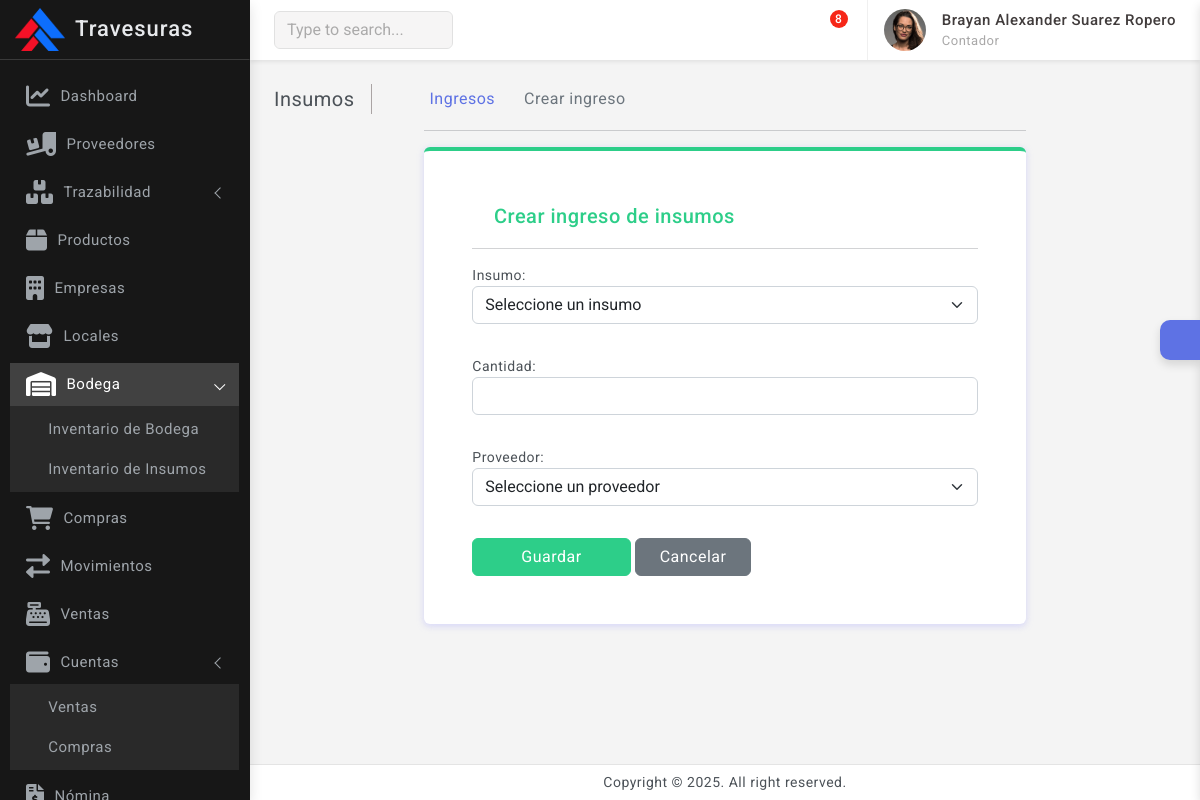
The page /bodega/insumos/ingreso/nuevo/ (signed in) on the database its author committed.
### empresas/models.py (models this page shows, shortened)
class Empresa(models.Model):
    razon_social            = models.CharField(max_length=100)
    nit                     = models.CharField(max_length=20, unique=True)
    telefono                = models.CharField(max_length=20, unique=True)
    correo                  = models.EmailField(max_length=100, unique=True)
    logo                    = models.ImageField(upload_to='empresas', blank=False, null=False)

### usuarios/models.py (models this page shows, shortened)
class PerfilUsuario(models.Model):
    usuario                             = models.OneToOneField(Usuario, on_delete=models.CASCADE)
    nombre                              = models.CharField(max_length=50)
    apellido                            = models.CharField(max_length=50)
    documento                           = models.IntegerField(unique=True)
    telefono                            = models.IntegerField(unique=True)
    cargo                               = models.ForeignKey(Cargo, on_delete=models.CASCADE, related_name="Cargo")
    def full_name(self):
        return f'{self.nombre} {self.apellido}'

class Cargo(models.Model):
    nombre  = models.CharField(max_length=50, unique=True)
    area    = models.ForeignKey(Area, on_delete=models.CASCADE, related_name="Area_relacionada")
    def __str__(self):
        return self.nombre

### bodega/views.py (the view)
# urls.py: path('insumos/ingreso/nuevo/', views.agregar_ingreso_insumo, name='agregar_ingreso_insumo'),
@login_required
@transaction.atomic
def agregar_ingreso_insumo(request):
    if request.method == 'POST':
        form = IngresoInsumoForm(request.POST)
        if form.is_valid():
            ingreso = form.save(commit=False)
            ingreso.user_responsable = request.user.perfilusuario
            ingreso.save()  # Guardamos el ingreso
            insumo = ingreso.insumo
            cantidad = ingreso.cantidad
            DetalleIngresoInsumo.objects.create(
                ingreso=ingreso,
                insumo=insumo,
                cantidad=cantidad
            )
            insumo.stock_actual += cantidad
            insumo.save()
            return redirect('ingresos_insumos')  # URL a la lista de ingresos
    else:
        form = IngresoInsumoForm()
    context = {
        'form': form,
        'accion': 'Crear',
    }
    return render(request, 'bodega/insumos/form_ingreso_insumo.html', context)

### bodega/forms.py
class IngresoInsumoForm(forms.ModelForm):
    class Meta:
        model = IngresoInsumo
        fields = ['insumo', 'cantidad', 'proveedor']
    def __init__(self, *args, **kwargs):
        super().__init__(*args, **kwargs)
        for field in self.fields.values():
            field.widget.attrs.update({'class': 'form-control'})
        self.fields['insumo'].empty_label = "Seleccione un insumo"
        self.fields['insumo'].widget.attrs.update({'class': 'form-select'})
        self.fields['proveedor'].empty_label = "Seleccione un proveedor"
        self.fields['proveedor'].widget.attrs.update({'class': 'form-select'})

### bodega/models.py (called while the page is built)
    def __str__(self):
        return self.nombre

    def __str__(self):
        return f"{self.nombre} ({self.tipo_insumo})"

### notificaciones/context_processors.py (called while the page is built)
def notificaciones_context(request):
    if request.user.is_authenticated:
        notificaciones = Notificacion.objects.filter(user=request.user, leida=False).order_by('-fecha_creacion')
    else:
        notificaciones = []
    return {'notificaciones': notificaciones}

### outfitcore/context_processors.py (called while the page is built)
def global_context(request):
    user = None
    perfil = None
    contrato = None
    empresas = None
    if request.user.is_authenticated:
        user = request.user
        perfil = PerfilUsuario.objects.filter(usuario=request.user).first()
        if perfil:
            contrato = Contrato.objects.filter(perfil=perfil).first()
    empresas = Empresa.objects.all
    empresa_id = request.session.get('empresa_id')
    empresa_activa = None
    if empresa_id:
        empresa_activa = Empresa.objects.filter(id=empresa_id).first()
    return {
        'perfil': perfil,
        'user': user,
        'contrato': contrato,
        'empresas': empresas,
        'empresa_id': empresa_id,
        'empresa_activa': empresa_activa,
    }

### proveedores/models.py (called while the page is built)
    def __str__(self):
        return f"{self.Razon_Social} ({self.Tipo_documento} {self.Identificacion})"

### templates/bodega/insumos/form_ingreso_insumo.html (shortened to what this page needs)
{% extends 'base.html' %}
{% block content %}
<div class="page-wrapper">
    <div class="page-content">
        <div class="page-breadcrumb d-none d-sm-flex align-items-center mb-3">
            <div class="breadcrumb-title pe-3">Insumos</div>
            <div class="ps-3">
                <nav aria-label="breadcrumb">
                    <ol class="breadcrumb mb-0 p-0">
                        <li class="breadcrumb-item">
                            <a href="{% url 'home' %}"><i class="bx bx-home-alt"></i></a>
                        </li>
                        <li class="breadcrumb-item">
                            <a href="{% url 'ingresos_insumos' %}">Ingresos</a>
                        </li>
                        <li class="breadcrumb-item active" aria-current="page">{{ accion }} ingreso</li>
                    </ol>
                </nav>
            </div>
        </div>
        <div class="col-xl-8 mx-auto">
            <hr />
            <div class="card border-top border-0 border-4 border-success">
                <div class="card-body p-5">
                    <div class="card-title d-flex align-items-center">
                        <div><i class="bx bx-package me-1 font-22 text-success"></i></div>
                        <h5 class="mb-0 text-success">{{ accion }} ingreso de insumos</h5>
                    </div>
                    <hr>
                    <form method="POST" class="row g-3 needs-validation" novalidate>
                        {{ form.as_p }}
                        <div class="col-12">
                            <button type="submit" class="btn btn-success px-5">Guardar</button>
                            <a href="{% url 'ingresos_insumos' %}" class="btn btn-secondary px-4">Cancelar</a>
                        </div>
                    </form>
                </div>
            </div>
        </div>
    </div>
</div>
{% endblock %}

### templates/includes/dashboard_sidebar.html (shortened to what this page needs)
{% load static %}
<div class="sidebar-wrapper" data-simplebar="true">
    <div class="sidebar-header">
        {% if empresa_activa %}
            <div>
                <img src="{{ empresa_activa.logo.url }}" class="logo-icon" alt="logo icon">
            </div>
            <div>
                <h4 class="logo-text">{{ empresa_activa.razon_social }}</h4>
            </div>
            <div class="toggle-icon ms-auto"><i class='bx bx-arrow-to-left'></i>
            </div>
        {% else %}
            <div>
                <h4 class="logo-text">Administrador</h4>
            </div>
            <div class="toggle-icon ms-auto"><i class='bx bx-arrow-to-left'></i>
            </div>
        {% endif %}
    </div>
    <ul class="metismenu" id="menu">
        <li>
            <a href="{% url 'home' %}">
                <div class="parent-icon"><i class='fas fa-chart-line'></i></div>
                <div class="menu-title">Dashboard</div>
            </a>
        </li>
        <li>
            <a href="{% url 'proveedores' %}">
                <div class="parent-icon"><i class="fas fa-truck-loading"></i>
                </div>
                <div class="menu-title">Proveedores</div>
            </a>
        </li>
        {% with request.path as path %}
        <li class="{% if '/trazabilidad/' in path %}mm-active{% endif %}">
            <a href="#" class="has-arrow" aria-expanded="{% if '/trazabilidad/' in path %}true{% else %}false{% endif %}">
                <div class="parent-icon"><i class='fas fa-boxes'></i></div>
                <div class="menu-title">Trazabilidad</div>
            </a>
        </li>
        {% endwith %}
        {% with request.path as path %}
        <li class="{% if '/productos/' in path %}mm-active{% endif %}">
            <a href="{% url 'productos' %}">
                <div class="parent-icon"><i class='fas fa-box'></i>
                </div>
                <div class="menu-title">Productos</div>
            </a>
        </li>
        {% endwith %}
        {% with request.path as path %}
        <li class="{% if '/empresas/' in path %}mm-active{% endif %}">
            <a href="{% url 'empresas' %}">
                <div class="parent-icon"><i class='fas fa-building'></i>
                </div>
                <div class="menu-title">Empresas</div>
            </a>
        </li>
        {% endwith %}
        {% with request.path as path %}
        <li class="{% if '/locales/' in path %}mm-active{% endif %}">
            <a href="{% url 'locales' %}">
                <div class="parent-icon"><i class='fas fa-store'></i>
                </div>
                <div class="menu-title">Locales</div>
            </a>
        </li>
        {% endwith %}
        {% with request.path as path %}
        <li class="{% if '/bodega/' in path %}mm-active{% endif %}">
            <a href="#" class="has-arrow" aria-expanded="{% if '/bodega/' in path %}true{% else %}false{% endif %}">
                <div class="parent-icon"><i class='fas fa-warehouse'></i>
                </div>
                <div class="menu-title">Bodega</div>
            </a>
            <ul class="{% if '/bodega/' in path %}mm-collapse mm-show{% else %}mm-collapse{% endif %}">
                <li class="{% if '/bodega/inventario/' in path %}active mm-active{% endif %}">
                    <a href="{% url 'inventario_bodega' %}"><i class="bx bx-right-arrow-alt"></i>Inventario de Bodega</a>
                </li>
                <li class="{% if '/bodega/inventario-insumos/' in path %}active mm-active{% endif %}">
                    <a href="{% url 'inventario_insumos' %}"><i class="bx bx-right-arrow-alt"></i>Inventario de Insumos</a>
                </li>
            </ul>
        </li>
        {% endwith %}
        <li>
            <a href="#">
                <div class="parent-icon"><i class="fas fa-shopping-cart"></i>
                </div>
                <div class="menu-title">Compras</div>
            </a>
        </li>
        <li>
            <a href="#">
                <div class="parent-icon"> <i class="fas fa-exchange-alt"></i>
                </div>
                <div class="menu-title">Movimientos</div>
            </a>
        </li>
        <li>
            <a href="{% url 'lista_ventas' %}">
                <div class="parent-icon"><i class='fas fa-cash-register'></i>
                </div>
                <div class="menu-title">Ventas</div>
            </a>
        </li>
        <li>
            <a href="#" class="has-arrow">
                <div class="parent-icon"><i class="fas fa-wallet"></i>
                </div>
                <div class="menu-title">Cuentas</div>
            </a>
            <ul>
                <li> <a href="{% url 'ventas' %}"><i class="bx bx-right-arrow-alt"></i>Ventas</a> </li>
                <li> <a href="{% url 'compras' %}"><i class="bx bx-right-arrow-alt"></i>Compras</a> </li>
            </ul>
        </li>
        <li>
            <a href="{% url 'nomina' %}">
                <div class="parent-icon"><i class="fas fa-file-invoice-dollar"></i>
                </div>
                <div class="menu-title">Nómina</div>
            </a>
        </li>
    </ul>
</div>

### templates/includes/navbar.html (shortened to what this page needs)
{% load static %}
<header>
    <div class="topbar d-flex align-items-center">
        <nav class="navbar navbar-expand">
            <div class="search-bar flex-grow-1">
                <div class="position-relative search-bar-box">
                    <input type="text" class="form-control search-control" placeholder="Type to search..."> <span class="position-absolute top-50 search-show translate-middle-y"><i class='bx bx-search'></i></span>
                </div>
            </div>
            <div class="top-menu ms-auto">
                <ul class="navbar-nav align-items-center">
                    <li class="nav-item dropdown dropdown-large">
                        <a class="nav-link dropdown-toggle dropdown-toggle-nocaret" href="#" role="button" data-bs-toggle="dropdown" aria-expanded="false">	<i class='bx bx-category'></i>
                        </a>
                    </li>
                    <li class="nav-item dropdown dropdown-large">
                        <a class="nav-link dropdown-toggle dropdown-toggle-nocaret position-relative" href="#" role="button" data-bs-toggle="dropdown" aria-expanded="false">
                            <i class='bx bx-bell'></i>
                        </a>
                    </li>
                    <li class="nav-item dropdown dropdown-large">
                        <a class="nav-link dropdown-toggle dropdown-toggle-nocaret position-relative" href="#" role="button" data-bs-toggle="dropdown" aria-expanded="false"> <span class="alert-count">8</span>
                            <i class='bx bx-comment'></i>
                        </a>
                    </li>
                </ul>
            </div>
            <div class="user-box dropdown">
                <a class="d-flex align-items-center nav-link dropdown-toggle dropdown-toggle-nocaret" href="#" role="button" data-bs-toggle="dropdown" aria-expanded="false">
                    <img src="{% static 'images/avatars/avatar-2.png' %}" class="user-img" alt="user avatar">
                    <div class="user-info ps-3">
                        <p class="user-name mb-0"> {{perfil.full_name}} </p>
                        <p class="designattion mb-0">{{perfil.cargo}}</p>
                    </div>
                </a>
            </div>
        </nav>
    </div>
</header>

### outfitcore/static/css/semi-dark.css (style rules this page uses)
html.semi-dark .sidebar-wrapper { background: #171717; border-right: 1px solid #e4e4e400 }
html.semi-dark .sidebar-wrapper .sidebar-header { background: #171717; border-right: 1px solid #e4e4e400; border-bottom: 1px solid rgb(255 255 255 / 15%) }
html.semi-dark .sidebar-wrapper .sidebar-header .logo-text { color: #e7e9ec }
html.semi-dark .sidebar-wrapper .sidebar-header .toggle-icon { color: #e7e9ec }
html.semi-dark .sidebar-wrapper .metismenu a { color: #9ea4aa }
html.semi-dark .sidebar-wrapper .metismenu .mm-active>a, html.semi-dark .sidebar-wrapper .metismenu a:active, html.semi-dark .sidebar-wrapper .metismenu a:focus, html.semi-dark .sidebar-wrapper .metismenu a:hover { color: #fff; text-decoration: none; background: rgb(255 255 255 / 18%) }
html.semi-dark .sidebar-wrapper .metismenu ul { border: 1px solid #ffffff00; background: rgb(255 255 255 / 8%) }

### rows shown on the page
Empresa: logo (picture), razon_social "Travesuras"
PerfilUsuario: full_name "Brayan Alexander Suarez Ropero", cargo "Contador"

### other values the page prints
{{ accion }} "Crear"
